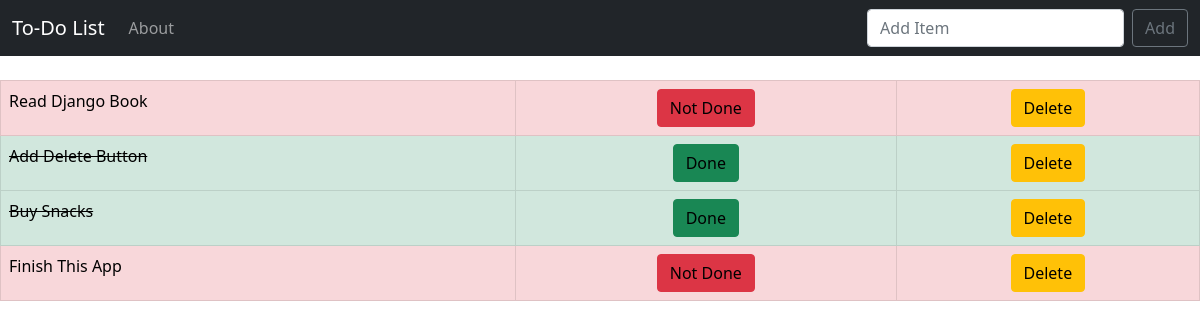
The app's page /, older data.
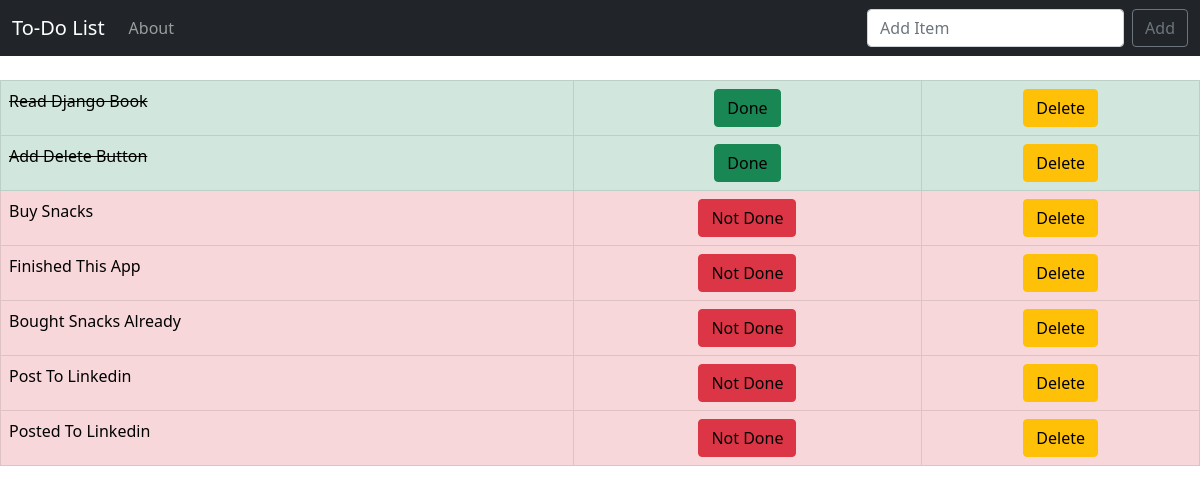
The same page, newer data.
### todo_list/models.py (models this page shows, shortened)
class List(models.Model):
    item = models.CharField(max_length=255)
    is_completed = models.BooleanField(default=False)

### todo_list/views.py (the view)
# urls.py: path("",views.home, name = 'home'),
def home(request):
    if request.method =='POST':
        form = ListForm(request.POST or None)
        if form.is_valid():
            form.save()
            all_items=List.objects.all()
            messages.success(request, ('Item has been added to List!'))
            return redirect('home')
    else:
        all_items = List.objects.all()
        context = {'all_items':all_items}
        return render(request, 'home.html', context)

### todo_list/templates/home.html (shortened to what this page needs)
{% extends 'base.html' %}
{% block content %}
      {% if all_items %}
        <table class="table table-bordered">
            {% for items in all_items %}
                {% if items.is_completed %}
                    <tr class ="table-success">
                        <td class="striker"><a href="{% url 'edit' items.id %}">{{items.item | title}}</a></td>
                        <td><center><button type="button" class="btn btn-success"><a href="{% url 'complete' items.id %}">Done</a></button></center></td>
                         <td><center><button type="button" class="btn btn-warning"><a href="{% url 'delete' items.id %}">Delete</a></button></center></td>
                    </tr>
                {% else %}
                    <tr class="table-danger">
                        <td><a href="{% url 'edit' items.id %}">{{items.item | title}}</a></td>
                        <td><center><button type="button" class="btn btn-danger"><a href="{% url 'incomplete' items.id %}">Not Done</a></button></center></td>
                         <td><center><button type="button" class="btn btn-warning"><a href="{% url 'delete' items.id %}">Delete</a></button></center></td>
                    </tr>
                {% endif %}
            {% endfor %}
        </table>
      {% endif %}
{% endblock %}

### todo_list/templates/base.html (shortened to what this page needs)
{% load static %}
<!doctype html>
<html lang="en">
  <head>
    <link href="https://cdn.jsdelivr.net/npm/bootstrap@5.0.2/dist/css/bootstrap.min.css" rel="stylesheet">
    <link rel="stylesheet" href="{% static 'css/styles.css' %}">
  </head>
  <body>
    {% include 'navbar.html' %}
    <br>
    <div>
        {% block content %}
        {% endblock %}
    </div>
  </body>
</html>

### todo_list/templates/navbar.html (shortened to what this page needs)
<nav class="navbar navbar-expand-lg navbar-dark bg-dark">
  <div class="container-fluid">
    <a class="navbar-brand" href="{% url 'home' %}">To-Do List</a>
    <div class="collapse navbar-collapse" id="navbarSupportedContent">
      <ul class="navbar-nav me-auto mb-2 mb-lg-0">
        <li class="nav-item">
          <a class="nav-link" href="{% url 'about'%}">About</a>
        </li>
      </ul>
      <form class="d-flex" method="POST">
        <input class="form-control me-2" type="search" placeholder="Add Item" aria-label="Search" name="item">
        <button class="btn btn-outline-secondary" type="submit">Add </button>
      </form>
    </div>
  </div>
</nav>

### static/css/styles.css (style rules this page uses)
.striker { text-decoration: line-through; }
a { color: #000000; text-decoration: none; }

Row changes from the older to the newer data that the page shows:
changed List "Read Django Book": is_completed "Not Done" → "Done"
changed List "Buy Snacks": is_completed "Done" → "Not Done"
changed List: item "Finish This App" → "Finished This App"
added List: item "Bought Snacks Already"
added List: item "Post To Linkedin"
added List: item "Posted To Linkedin"
